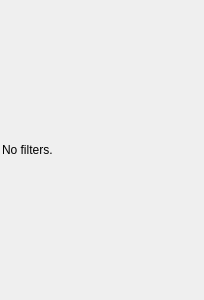
<?xml version="1.0" encoding="UTF-8"?>
<ui version="4.0">
 <class>Form</class>
 <widget class="QWidget" name="Form">
  <property name="geometry">
   <rect>
    <x>0</x>
    <y>0</y>
    <width>204</width>
    <height>300</height>
   </rect>
  </property>
  <property name="windowTitle">
   <string>Form</string>
  </property>
  <layout class="QVBoxLayout" name="filtersLayout">
   <property name="spacing">
    <number>0</number>
   </property>
   <property name="margin">
    <number>2</number>
   </property>
   <item>
    <widget class="QLabel" name="noFiltersL">
     <property name="text">
      <string>No filters.</string>
     </property>
    </widget>
   </item>
  </layout>
 </widget>
 <resources/>
 <connections/>
</ui>
